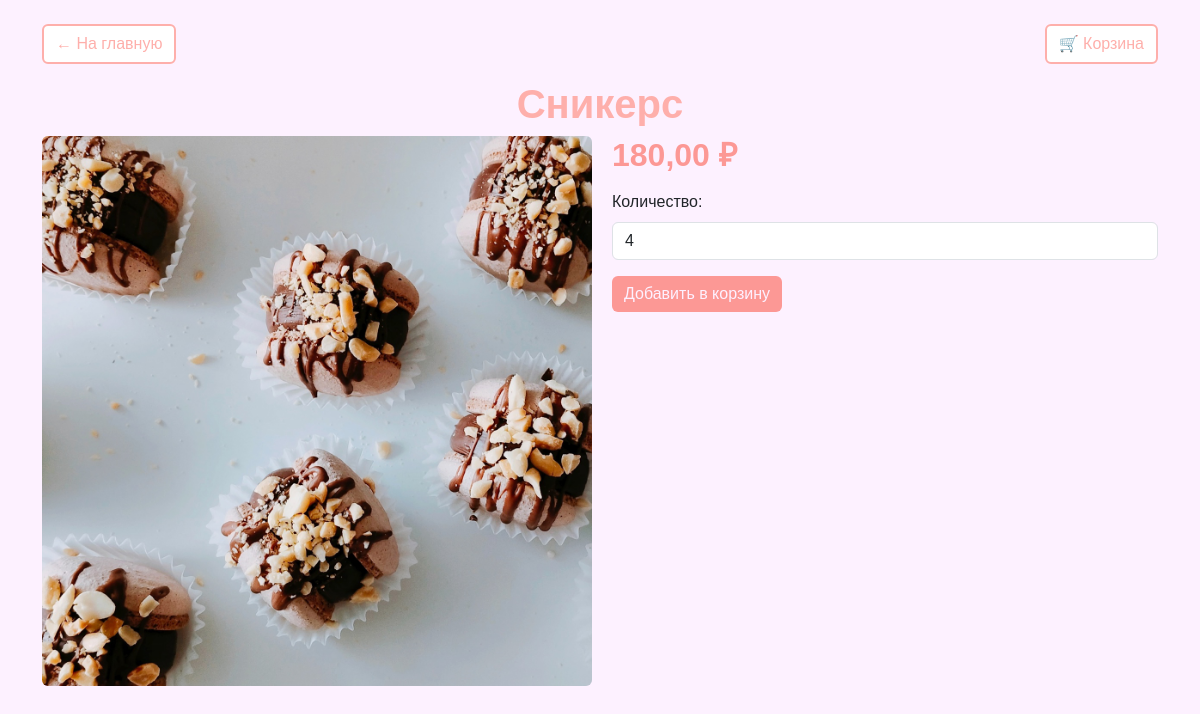
Page /product/snikers/ on the committed database.
### shop/models.py (models this page shows, shortened)
class Product(models.Model):
    category = models.ForeignKey(
        Category,
        on_delete=models.CASCADE,
        related_name="products",
        verbose_name="Категория",
    )
    name = models.CharField(max_length=150, verbose_name="Название")
    slug = models.SlugField(max_length=150, unique=True, verbose_name="URL")
    description = models.TextField(blank=True, verbose_name="Описание")
    price = models.DecimalField(max_digits=8, decimal_places=2, verbose_name="Цена")
    image = models.ImageField(
        upload_to="products/", blank=True, verbose_name="Изображение"
    )
    min_order_quantity = models.PositiveIntegerField(
        default=1, verbose_name="Минимальное количество для заказа"
    )
    created_at = models.DateTimeField(auto_now_add=True, verbose_name="Дата добавления")
    class Meta:
        verbose_name = "Товар"
        verbose_name_plural = "Товары"
        ordering = ["-created_at"]

### shop/views.py (the view)
# urls.py: path("product/<slug:product_slug>/", product_detail, name="product_detail"),
def product_detail(request, product_slug):
    product = get_object_or_404(Product, slug=product_slug)
    return render(request, "shop/product_detail.html", {"product": product})

### shop/templates/shop/product_detail.html (shortened to what this page needs)
<!DOCTYPE html>
<html lang="ru">
<head>
    <link href="https://cdn.jsdelivr.net/npm/bootstrap@5.3.0/dist/css/bootstrap.min.css" rel="stylesheet">
</head>
<body class="container mt-4">
    <div class="d-flex justify-content-between">
        <a href="{% url 'home' %}" class="btn btn-secondary mb-3">← На главную</a>
        <a href="{% url 'cart_detail' %}" class="btn btn-secondary mb-3 ms-auto">🛒 Корзина</a>
    </div>
    <h1 class="text-center">{{ product.name }}</h1>
    <div class="row">
        <div class="col-md-6 text-center">
            {% if product.image %}
            <img src="{{ product.image.url }}" class="img-fluid product-image rounded" alt="{{ product.name }}">
            {% else %}
                <img src="https://via.placeholder.com/500" class="img-fluid rounded" alt="Нет фото">
            {% endif %}
        </div>
        <div class="col-md-6">
            <h2><strong>{{ product.price }} ₽</strong></h2>
            <form action="{% url 'cart_add' product.id %}" method="post" class="add-to-cart-form">
                <div class="mb-3">
                    <label for="quantity" class="form-label">Количество:</label>
                    <input type="number" name="quantity" id="quantity" class="form-control"
                           min="{{ product.min_order_quantity }}"
                           value="{{ product.min_order_quantity }}" required>
                </div>
                <button type="submit" class="btn btn-cart">Добавить в корзину</button>
            </form>
        </div>
    </div>
</body>
</html>

### shop/templates/shop/product_detail.html (style rules this page uses)
body { font-family: Arial, sans-serif; background-color: #fdf1ff; }
.product-image { max-width: 550px; height: auto; }
h1 { color: #feafab; font-weight: bold; }
h2 { color: #fc9895; }
.btn-secondary { background-color: #ffffff; color: #feafab; border: 2px solid #feafab; }
.btn-cart { background-color: #fc9895; color: #fdf1ff; border: none; }

### rows in the picture
Product: name "Сникерс", image (picture), price "180,00", quantity "4"
